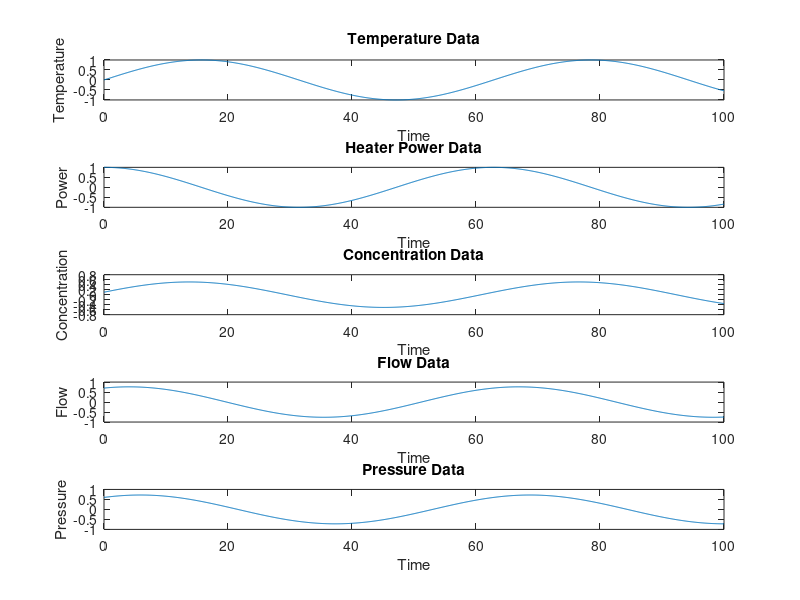

Here is the MATLAB script that generated this plot: (Note: this script raises an error after producing the figure.)
%Generate synthetic historical data for testing
dt = 0.1;
time = (0:dt:100)'; % Make time a column vector
n = length(time);

% Synthetic data 
T_data = sin(0.1 * time); % Temperature data
Q_data = cos(0.1 * time); % Heater power data
C_data = 0.5 * sin(0.1 * time) + 0.1 * cos(0.1 * time); % Concentration data
F_data = 0.7 * cos(0.1 * time) + 0.3 * sin(0.1 * time); % Flow data
P_data = 0.4 * sin(0.1 * time) + 0.6 * cos(0.1 * time); % Pressure data

% Ensure data is in the correct format 
T_data = T_data(:);
Q_data = Q_data(:);
C_data = C_data(:);
F_data = F_data(:);
P_data = P_data(:);

% Plot the synthetic data
figure;
subplot(5,1,1); plot(time, T_data); title('Temperature Data'); xlabel('Time'); ylabel('Temperature');
subplot(5,1,2); plot(time, Q_data); title('Heater Power Data'); xlabel('Time'); ylabel('Power');
subplot(5,1,3); plot(time, C_data); title('Concentration Data'); xlabel('Time'); ylabel('Concentration');
subplot(5,1,4); plot(time, F_data); title('Flow Data'); xlabel('Time'); ylabel('Flow');
subplot(5,1,5); plot(time, P_data); title('Pressure Data'); xlabel('Time'); ylabel('Pressure');

% Preprocess the data
T_data = (T_data - min(T_data)) / (max(T_data) - min(T_data));
C_data = (C_data - min(C_data)) / (max(C_data) - min(C_data));
Q_data = (Q_data - min(Q_data)) / (max(Q_data) - min(Q_data));
F_data = (F_data - min(F_data)) / (max(F_data) - min(F_data));
P_data = (P_data - min(P_data)) / (max(P_data) - min(P_data));

% Create a new fuzzy inference system
fis = mamfis('Name', 'AmmoniaControl');

% Add input variables with their ranges
fis = addInput(fis, [min(T_data) max(T_data)], 'Name', 'Temperature');
fis = addInput(fis, [min(C_data) max(C_data)], 'Name', 'Concentration');
fis = addInput(fis, [min(Q_data) max(Q_data)], 'Name', 'HeatPower');
fis = addInput(fis, [min(F_data) max(F_data)], 'Name', 'Flow');
fis = addInput(fis, [min(P_data) max(P_data)], 'Name', 'Pressure');

% Add membership functions for each input
fis = addMF(fis, 'Temperature', 'gaussmf', [0.1 0.5], 'Name', 'Low');
fis = addMF(fis, 'Temperature', 'gaussmf', [0.1 0.5], 'Name', 'Medium');
fis = addMF(fis, 'Temperature', 'gaussmf', [0.1 0.5], 'Name', 'High');

fis = addMF(fis, 'Concentration', 'gaussmf', [0.1 0.5], 'Name', 'Low');
fis = addMF(fis, 'Concentration', 'gaussmf', [0.1 0.5], 'Name', 'Medium');
fis = addMF(fis, 'Concentration', 'gaussmf', [0.1 0.5], 'Name', 'High');

fis = addMF(fis, 'HeatPower', 'gaussmf', [0.1 0.5], 'Name', 'Low');
fis = addMF(fis, 'HeatPower', 'gaussmf', [0.1 0.5], 'Name', 'Medium');
fis = addMF(fis, 'HeatPower', 'gaussmf', [0.1 0.5], 'Name', 'High');

fis = addMF(fis, 'Flow', 'gaussmf', [0.1 0.5], 'Name', 'Low');
fis = addMF(fis, 'Flow', 'gaussmf', [0.1 0.5], 'Name', 'Medium');
fis = addMF(fis, 'Flow', 'gaussmf', [0.1 0.5], 'Name', 'High');

fis = addMF(fis, 'Pressure', 'gaussmf', [0.1 0.5], 'Name', 'Low');
fis = addMF(fis, 'Pressure', 'gaussmf', [0.1 0.5], 'Name', 'Medium');
fis = addMF(fis, 'Pressure', 'gaussmf', [0.1 0.5], 'Name', 'High');

% Add output variable
fis = addOutput(fis, [0 1], 'Name', 'ControlSignal');

% Add membership functions for output
fis = addMF(fis, 'ControlSignal', 'gaussmf', [0.1 0.0], 'Name', 'Decrease');
fis = addMF(fis, 'ControlSignal', 'gaussmf', [0.1 0.5], 'Name', 'Maintain');
fis = addMF(fis, 'ControlSignal', 'gaussmf', [0.1 1.0], 'Name', 'Increase');

% Define fuzzy rules
ruleList = [
    "Temperature == Low & Concentration == Low & HeatPower == Low & Flow == Low & Pressure == Low => ControlSignal = Increase"
    "Temperature == Medium & Concentration == Medium & HeatPower == Medium & Flow == Medium & Pressure == Medium => ControlSignal = Maintain"
    "Temperature == High & Concentration == High & HeatPower == High & Flow == High & Pressure == High => ControlSignal = Decrease"
];

fis = addRule(fis, ruleList);
% Save the updated FIS for code generation
fisCodeGenData = getFISCodeGenerationData(fis);
save('AmmoniaControlFIS_CG.mat', 'fisCodeGenData');

% Display the fuzzy inference system
plotfis(fis);

% Target data for control signals
n = length(T_data); % Assuming T_data, C_data, Q_data, F_data, P_data have the same length
targets = zeros(1, n);
for i = 1:n
    if T_data(i) > 0.7 && C_data(i) > 0.7 && Q_data(i) > 0.7 && F_data(i) > 0.7 && P_data(i) > 0.7
        targets(i) = 0; % Decrease
    elseif T_data(i) < 0.3 && C_data(i) < 0.3 && Q_data(i) < 0.3 && F_data(i) < 0.3 && P_data(i) < 0.3
        targets(i) = 1; % Increase
    else
        targets(i) = 0.5; % Maintain
    end
end

% Prepare input and target data for the neural network
inputs = [T_data'; C_data'; Q_data'; F_data'; P_data'];
targets = targets;

% Create and train the neural network
net = feedforwardnet(10); % Adjust the number of hidden neurons as needed
net = train(net, inputs, targets);

% View the neural network
view(net);

% Combine Fuzzy Logic and Neural Network
control_signals_nn = net(inputs); % Get control signals from the neural network

% Extract Control Signal Functions
f_FIS = @(T, C, Q, F, P) evalfis(fis, [T, C, Q, F, P]);
f_NN = @(T, C, Q, F, P) net([T; C; Q; F; P]);

% Define the combined control signal function
alpha = 0.5; % Weighting factor for combining FIS and NN outputs
u = @(T, C, Q, F, P) alpha * f_FIS(T, C, Q, F, P) + (1 - alpha) * f_NN(T, C, Q, F, P);

% Parameters for Differential Equation Model
a_T = -0.5; % Process dynamics parameter for T
b_T = 1.0;  % Process input gain for T

a_C = -0.3; % Process dynamics parameter for C
b_C = 0.8;  % Process input gain for C

a_Q = -0.2; % Process dynamics parameter for Q
b_Q = 0.6;  % Process input gain for Q

a_F = -0.4; % Process dynamics parameter for F
b_F = 0.9;  % Process input gain for F

a_P = -0.6; % Process dynamics parameter for P
b_P = 0.7;  % Process input gain for P

% Differential Equations
dT_dt = @(t, T, C, Q, F, P) a_T * T + b_T * u(T, C, Q, F, P);
dC_dt = @(t, T, C, Q, F, P) a_C * C + b_C * u(T, C, Q, F, P);
dQ_dt = @(t, T, C, Q, F, P) a_Q * Q + b_Q * u(T, C, Q, F, P);
dF_dt = @(t, T, C, Q, F, P) a_F * F + b_F * u(T, C, Q, F, P);
dP_dt = @(t, T, C, Q, F, P) a_P * P + b_P * u(T, C, Q, F, P);

% Define the state-space model
A = [a_T 0 0 0 0;
     0 a_C 0 0 0;
     0 0 a_Q 0 0;
     0 0 0 a_F 0;
     0 0 0 0 a_P];

B = [b_T;
     b_C;
     b_Q;
     b_F;
     b_P];

C = eye(5); 
D = zeros(5, 1); 

% Create a state-space model
sys = ss(A, B, C, D);

% Simulate the system
initial_conditions = [T_data(1); C_data(1); Q_data(1); F_data(1); P_data(1)];
t_span = time;
u_fun = @(t) u(T_data(round(t/dt) + 1), C_data(round(t/dt) + 1), Q_data(round(t/dt) + 1), F_data(round(t/dt) + 1), P_data(round(t/dt) + 1)); % Interpolate control signal

% Run the simulation using ode45
[t, y] = ode45(@(t, y) A*y + B*u_fun(t), t_span, initial_conditions);

% Plot the simulation results
figure;
plot(t, y);
legend('Temperature', 'Concengensimgetration', 'Heat Power', 'Flow', 'Pressure');
xlabel('Time');
ylabel('States');
title('Simulation of Ammonia Synthesis Process Control');


% Simulate the system using ode45
[t, y] = ode45(@(t, y) A*y + B*u_fun(t), t_span, initial_conditions);

% Extract temperature response (first state variable)
temperature_response = y(:, 1);

% Generate combined control signal
combined_control_signal = arrayfun(@(t) u_fun(t), t);

% Create a new figure
figure;

% Plot the temperature response in the first subplot
subplot(2, 1, 1);
plot(t, temperature_response, 'b', 'LineWidth', 1.5);
xlabel('Time');
ylabel('Temperature');
title('Temperature Response');
grid on;

% Plot the combined control signal in the second subplot
subplot(2, 1, 2);
plot(t, combined_control_signal, 'r--', 'LineWidth', 1.5);
xlabel('Time');
ylabel('Combined Control Signal');
title('Combined Control Signal');
grid on;


% Plot the simulation results
figure;
subplot(5,1,1); plot(t, y(:,1)); title('Temperature Response'); xlabel('Time'); ylabel('Temperature');
subplot(5,1,2); plot(t, y(:,2)); title('Concentration Response'); xlabel('Time'); ylabel('Concentration');
subplot(5,1,3); plot(t, y(:,3)); title('Heater Power Response'); xlabel('Time'); ylabel('Heater Power');
subplot(5,1,4); plot(t, y(:,4)); title('Flow Response'); xlabel('Time'); ylabel('Flow');
subplot(5,1,5); plot(t, y(:,5)); title('Pressure Response'); xlabel('Time'); ylabel('Pressure');
